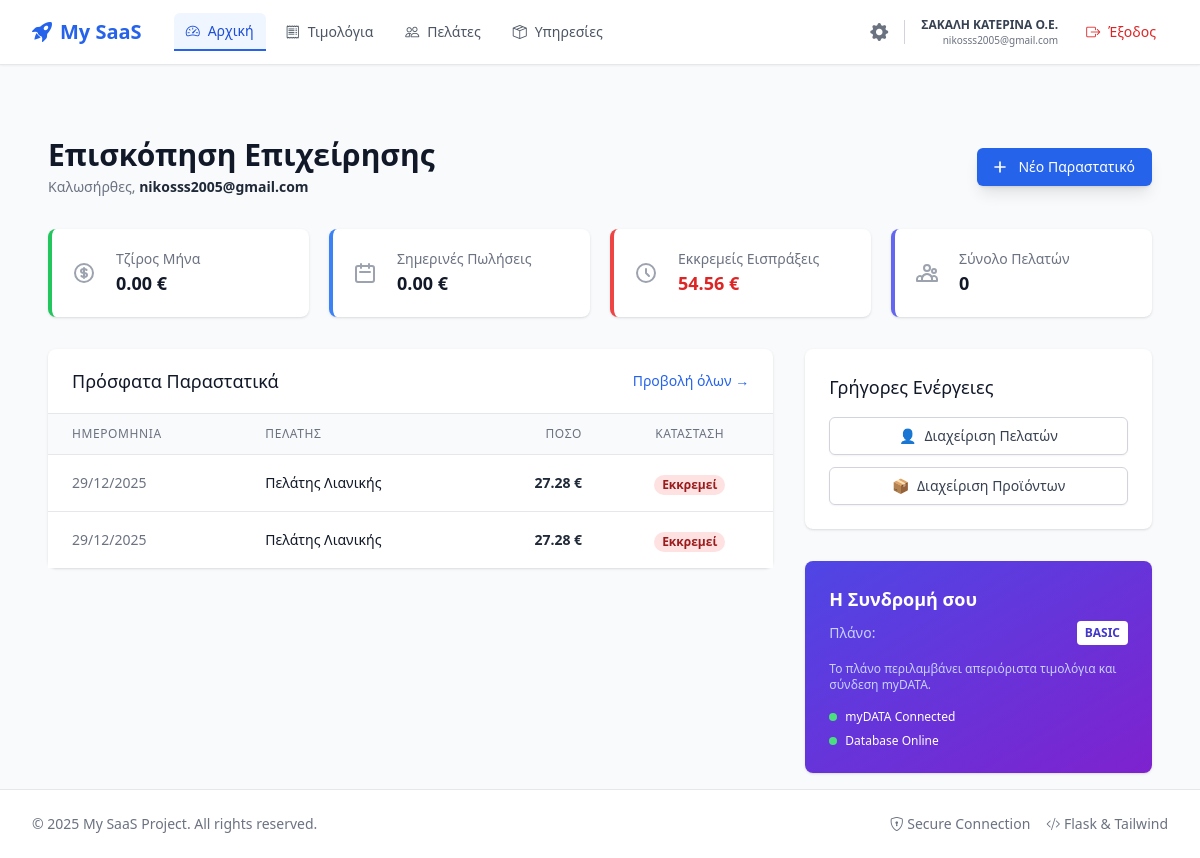
/dashboard (signed in), run on an earlier commit of the app's database.
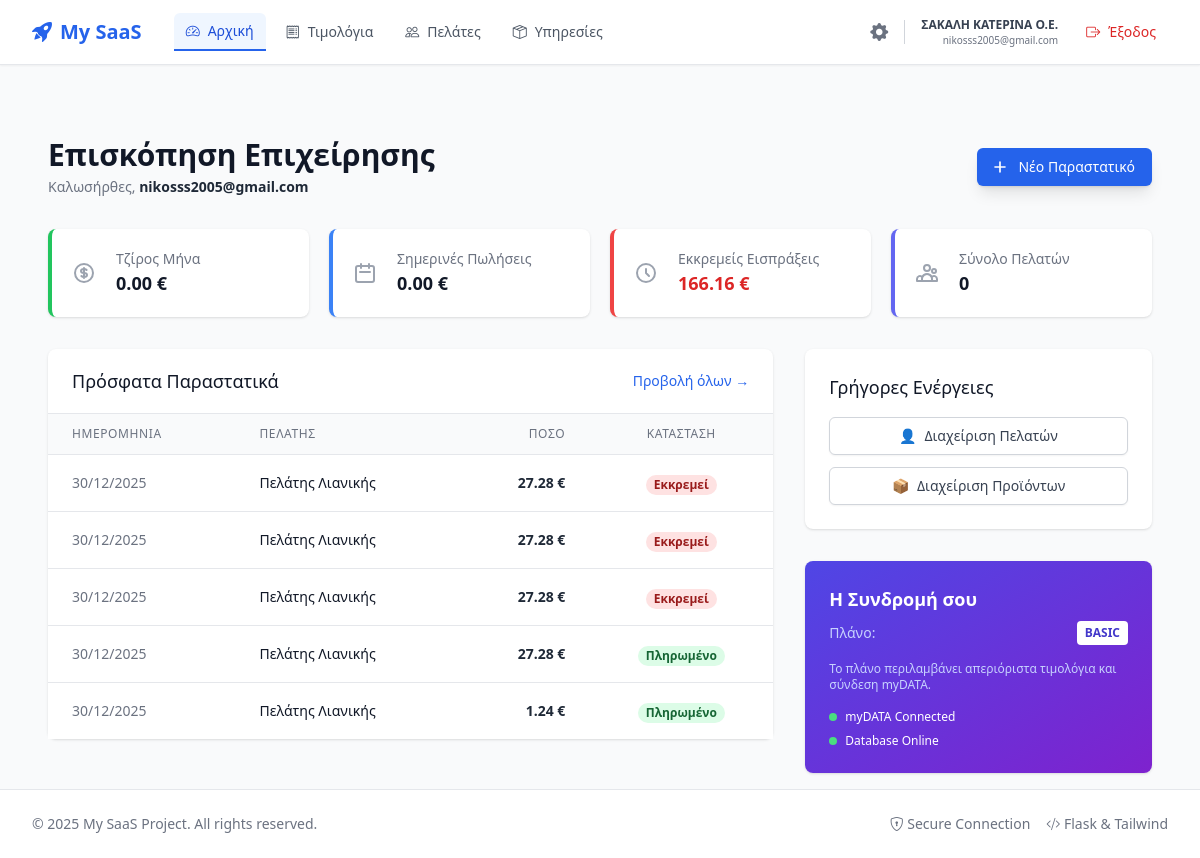
And on a later commit of the database.
### app/models/invoice.py (models this page shows, shortened)
class Invoice(db.Model):
    __tablename__ = 'invoices'
    id = db.Column(db.Integer, primary_key=True)
    user_id = db.Column(db.Integer, db.ForeignKey('users.id'), nullable=False)
    customer_id = db.Column(db.Integer, db.ForeignKey('customers.id'), nullable=True)
    customer_name = db.Column(db.String(200), nullable=True)
    customer_afm = db.Column(db.String(20), nullable=True)
    customer_address = db.Column(db.String(200), nullable=True)
    customer_doy = db.Column(db.String(100), nullable=True)
    series = db.Column(db.String(10), default='A')  # Σειρά (π.χ. Α)
    number = db.Column(db.Integer, nullable=False)  # Αύξων Αριθμός
    issue_date = db.Column(db.Date, default=lambda: datetime.now(timezone.utc).date())
    issue_time = db.Column(db.Time, default=lambda: datetime.now(timezone.utc).time())
    invoice_type = db.Column(db.String(20), nullable=False, default="1.1")
    net_value = db.Column(db.Float, default=0.0)  # Καθαρή Αξία
    vat_value = db.Column(db.Float, default=0.0)  # Αξία ΦΠΑ
    total_value = db.Column(db.Float, default=0.0)  # Σύνολο Πληρωτέο
    payment_method = db.Column(db.String(50), default="3")
    is_paid = db.Column(db.Boolean, default=False)
    transaction_id = db.Column(db.String(255), nullable=True)  # Το Transaction ID της Viva
    paid_at = db.Column(db.DateTime, nullable=True)  # Πότε έγινε η πληρωμή
    status = db.Column(db.String(20), default='draft')
    mydata_mark = db.Column(db.String(100), nullable=True)  # ΜΑΡΚ Έκδοσης
    mydata_uid = db.Column(db.String(100), nullable=True)  # UID Αναγνωριστικό
    cancel_mark = db.Column(db.String(100), nullable=True)  # ΜΑΡΚ Ακύρωσης (αν ακυρωθεί)
    pdf_path = db.Column(db.String(500), nullable=True)  # Π.χ. /static/invoices/INV-A-1.pdf
    user = db.relationship('User', backref=db.backref('invoices', lazy=True))
    customer = db.relationship('Customer', backref=db.backref('invoices', lazy=True))

### app/main/routes.py (the view)
@main.route('/')
@main.route('/dashboard')
@login_required
def dashboard():
    today = date.today()
    current_month = today.month
    current_year = today.year
    monthly_revenue = db.session.query(func.sum(Invoice.total_value))\
        .filter(func.extract('month', Invoice.issue_date) == current_month)\
        .filter(func.extract('year', Invoice.issue_date) == current_year)\
        .scalar() or 0.0
    today_revenue = db.session.query(func.sum(Invoice.total_value))\
        .filter(Invoice.issue_date == today)\
        .scalar() or 0.0
    pending_amount = db.session.query(func.sum(Invoice.total_value))\
        .filter(Invoice.is_paid == False)\
        .scalar() or 0.0
    total_customers = Customer.query.count()
    recent_invoices = Invoice.query.order_by(Invoice.issue_date.desc(), Invoice.id.desc()).limit(5).all()
    stats = {
        'monthly_revenue': monthly_revenue,
        'today_revenue': today_revenue,
        'pending_amount': pending_amount,
        'total_customers': total_customers
    }
    return render_template('dashboard.html', stats=stats, recent_invoices=recent_invoices, user=current_user)

### app/__init__.py (called while the page is built)
def create_app():
    app = Flask(__name__)
    app.config.from_object(Config)
    db.init_app(app)
    login_manager.init_app(app)
    login_manager.login_view = 'auth.login'
    login_manager.login_message_category = 'info'
    with app.app_context():
        from .models import user
        from .models import customer
        from .models import product
        from .models import invoice
        from .models import subscription
        from .models import security
        from .models import audit
        @login_manager.user_loader
        def load_user(user_id):
            return user.User.query.get(int(user_id))
        from .auth import auth as auth_blueprint
        app.register_blueprint(auth_blueprint, url_prefix='/auth')
        from .main import main as main_blueprint
        app.register_blueprint(main_blueprint)
        db.create_all()
    return app

### app/templates/dashboard.html (shortened to what the changed rows need)
{% extends "base.html" %}
{% block content %}
<div class="max-w-7xl mx-auto px-4 sm:px-6 lg:px-8 mt-8">
    <div class="md:flex md:items-center md:justify-between mb-8">
        <div class="flex-1 min-w-0">
            <h2 class="text-2xl font-bold leading-7 text-gray-900 sm:text-3xl sm:truncate">
                Επισκόπηση Επιχείρησης
            </h2>
        </div>
    </div>
    <div class="grid grid-cols-1 gap-5 sm:grid-cols-2 lg:grid-cols-4 mb-8">
        <div class="bg-white overflow-hidden shadow rounded-lg border-l-4 border-red-500">
            <div class="p-5">
                <div class="flex items-center">
                    <div class="ml-5 w-0 flex-1">
                        <dl>
                            <dd>
                                <div class="text-lg font-bold text-red-600">{{ "%.2f"|format(stats.pending_amount) }} €</div>
                            </dd>
                        </dl>
                    </div>
                </div>
            </div>
        </div>
    </div>
    <div class="grid grid-cols-1 lg:grid-cols-3 gap-8">
        <div class="lg:col-span-2">
            <div class="bg-white shadow rounded-lg">
                <div class="overflow-x-auto">
                    <table class="min-w-full divide-y divide-gray-200">
                        <thead class="bg-gray-50">
                            <tr>
                                <th class="px-6 py-3 text-left text-xs font-medium text-gray-500 uppercase tracking-wider">Ημερομηνία</th>
                                <th class="px-6 py-3 text-left text-xs font-medium text-gray-500 uppercase tracking-wider">Πελάτης</th>
                                <th class="px-6 py-3 text-right text-xs font-medium text-gray-500 uppercase tracking-wider">Ποσό</th>
                                <th class="px-6 py-3 text-center text-xs font-medium text-gray-500 uppercase tracking-wider">Κατάσταση</th>
                            </tr>
                        </thead>
                        <tbody class="bg-white divide-y divide-gray-200">
                            {% for inv in recent_invoices %}
                            <tr class="hover:bg-gray-50 transition">
                                <td class="px-6 py-4 whitespace-nowrap text-sm text-gray-500">{{ inv.issue_date.strftime('%d/%m/%Y') }}</td>
                                <td class="px-6 py-4 whitespace-nowrap text-sm font-medium text-gray-900">
                                    {% if inv.customer %}
                                        {{ inv.customer.name }}
                                    {% else %}
                                        Πελάτης Λιανικής
                                    {% endif %}
                                </td>
                                <td class="px-6 py-4 whitespace-nowrap text-sm text-right font-bold">{{ "%.2f"|format(inv.total_value) }} €</td>
                                <td class="px-6 py-4 whitespace-nowrap text-center">
                                    {% if inv.is_paid %}
                                        <span class="px-2 inline-flex text-xs leading-5 font-semibold rounded-full bg-green-100 text-green-800">Πληρωμένο</span>
                                    {% else %}
                                        <span class="px-2 inline-flex text-xs leading-5 font-semibold rounded-full bg-red-100 text-red-800">Εκκρεμεί</span>
                                    {% endif %}
                                </td>
                            </tr>
                            {% else %}
                            <tr>
                                <td colspan="4" class="px-6 py-4 text-center text-sm text-gray-500">Δεν υπάρχουν πρόσφατα παραστατικά.</td>
                            </tr>
                            {% endfor %}
                        </tbody>
                    </table>
                </div>
            </div>
        </div>
    </div>
</div>
{% endblock %}

What changed in the data, as far as the page shows it:
no longer on this page (row unchanged): Invoice: issue_date "29/12/2025", total_value "27.28", is_paid "Εκκρεμεί"
no longer on this page (row unchanged): Invoice: issue_date "29/12/2025", total_value "27.28", is_paid "Εκκρεμεί"
added Invoice: issue_date "30/12/2025", total_value "27.28", is_paid "Εκκρεμεί"
added Invoice: issue_date "30/12/2025", total_value "27.28", is_paid "Εκκρεμεί"
added Invoice: issue_date "30/12/2025", total_value "27.28", is_paid "Εκκρεμεί"
added Invoice: issue_date "30/12/2025", total_value "27.28", is_paid "Πληρωμένο"
added Invoice: issue_date "30/12/2025", total_value "1.24", is_paid "Πληρωμένο"
Also different on the page:
{{ "%.2f"|format(stats.pending_amount) }}: "54.56" → "166.16"
